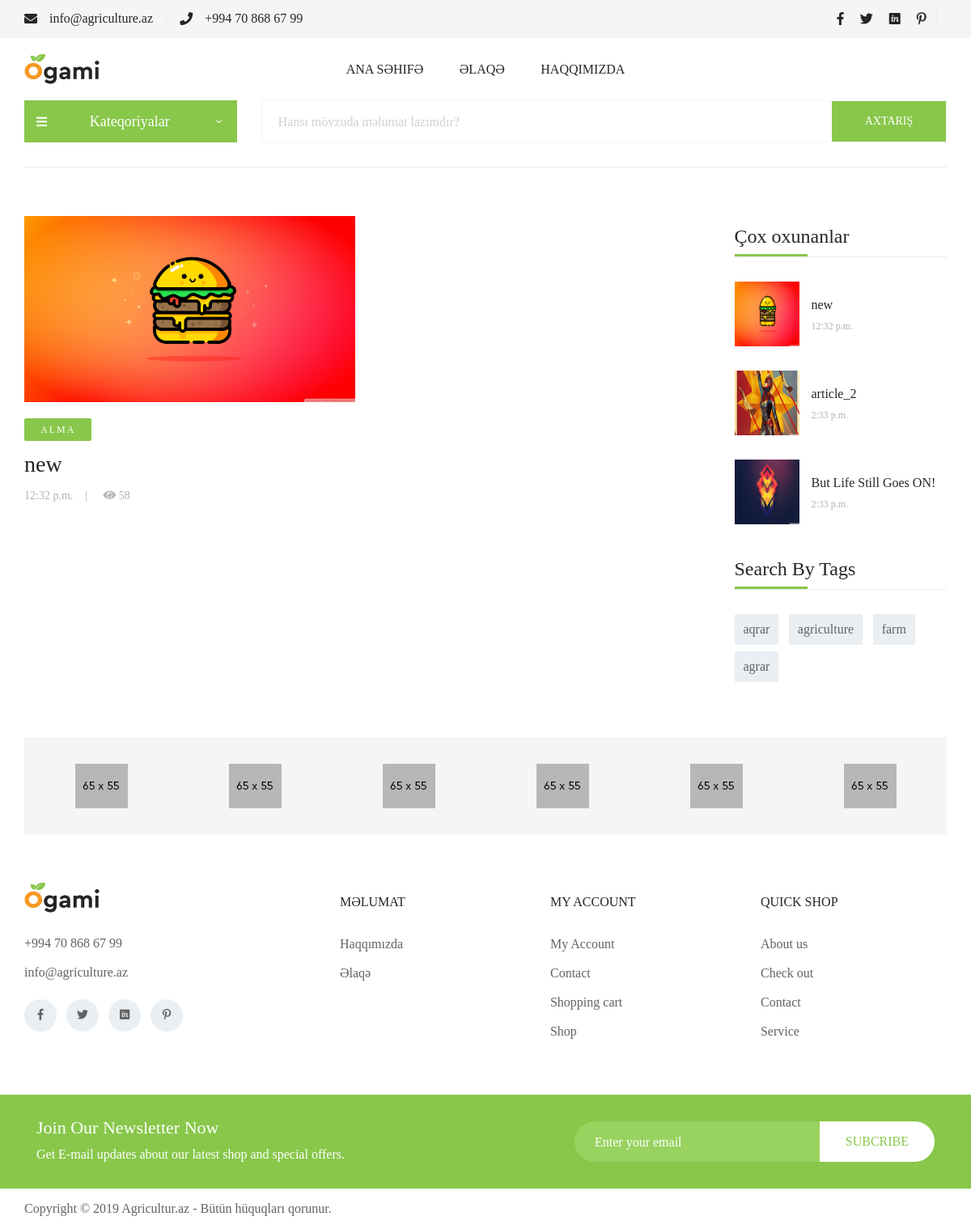
Screenshot of /tags/aqrar/ with the database file from the repository.
### article/models.py (models this page shows, shortened)
class Article(models.Model):
    title = models.CharField(max_length=50, blank=False)
    category = models.ForeignKey(Category, on_delete=models.CASCADE, blank=False)
    tags = models.ManyToManyField(Tag, blank=False)
    thumbnail = models.ImageField(blank=False, upload_to='article/thumbnails')
    content = models.TextField(blank=False)
    slug = models.SlugField(unique=True, max_length=60, editable=False)
    publish_date = models.TimeField(auto_now_add=True)
    viewscounter = models.IntegerField(default=0, blank=True)
    def get_absolute_url(self):
        return reverse('article_details', args=[str(self.slug)])

class Category(models.Model):
    name = models.CharField(max_length=50, blank=False)
    slug = models.SlugField(unique=True, max_length=60, editable=False)
    thumbnail = models.ImageField(upload_to='article/thumbnails/category/', blank=False)
    def __str__(self):
        return self.name
    def get_absolute_url(self):
        return reverse('bycategory', args=[str(self.slug)])

class Tag(models.Model):
    name = models.CharField(max_length=15, blank=False)
    slug = models.SlugField(unique=True, max_length=20, editable=False)
    def get_absolute_url(self):
        return reverse('bytag', args=[str(self.slug)])

### article/views.py (the view)
# urls.py: path('tags/<str:slug>/', views.bytag, name='bytag'),
def bytag(request, slug):
    tag = get_object_or_404(Tag, slug=slug)
    tags = Tag.objects.all()
    articles_list = Article.objects.filter(tags__in=[tag])
    paginator = Paginator(articles_list, 2)
    page = request.GET.get('page')
    articles = paginator.get_page(page)
    mostviewed = Article.objects.all().order_by('-viewscounter')
    categories = Category.objects.all()
    return render(request, 'article/bytag.html', {'tag': tag, 'tags': tags, 'categories': categories, 'articles': articles, 'mostviewed': mostviewed})

### templates/article/bytag.html (shortened to what this page needs)
{% load static %}
<!DOCTYPE html>
<html lang="en">
<head>
    <link rel="stylesheet" href="{% static 'assets/css/style.css' %}">
    <link rel="stylesheet" href="{% static 'assets/css/custom_bootstrap.css' %}">
    <link rel="stylesheet" href="{% static 'assets/css/normalize.css' %}">
    <link rel="stylesheet" href="{% static 'assets/css/fontawesome.css' %}">
    <link rel="stylesheet" href="{% static 'assets/css/elegant.css' %}">
    <link rel="stylesheet" href="{% static 'assets/css/animate.css' %}">
    <link rel="stylesheet" href="{% static 'assets/css/slick.css' %}">
    <link rel="stylesheet" href="{% static 'assets/css/scroll.css' %}">
    <link rel="stylesheet" href="{% static 'assets/css/icomoon.css' %}">
    <link rel="stylesheet" href="{% static 'assets/css/jquery.fancybox.min.css' %}">
</head>
<link rel="stylesheet" href="//code.jquery.com/ui/1.12.1/themes/base/jquery-ui.css">
<body>
<div id="main">
    <header>
        <div class="header-block d-flex align-items-center">
            <div class="container">
                <div class="row">
                    <div class="col-12 col-md-6">
                        <div class="header-left d-flex flex-column flex-md-row align-items-center">
                            <p class="d-flex align-items-center"><i class="fas fa-envelope"></i>info@agriculture.az
                            </p>
                            <p class="d-flex align-items-center"><i class="fas fa-phone"></i>+994 70 868 67 99</p>
                        </div>
                    </div>
                    <div class="col-12 col-md-6">
                        <div class="header-right d-flex flex-column flex-md-row justify-content-md-end justify-content-center align-items-center">
                            <div class="social-link d-flex"><a href=""><i class="fab fa-facebook-f"> </i></a><a href=""><i
                                    class="fab fa-twitter"></i></a><a href=""><i class="fab fa-invision"> </i></a><a
                                    href=""><i class="fab fa-pinterest-p"> </i></a></div>
                        </div>
                    </div>
                </div>
            </div>
        </div>
        <nav class="navigation d-flex align-items-center">
            <div class="container">
                <div class="row">
                    <div class="col-2"><a class="logo" href="{% url 'home' %}"><img
                            src="{% static 'assets/images/logo.png' %}" alt=""></a></div>
                    <div class="col-8">
                        <div class="navgition-menu d-flex align-items-center justify-content-center">
                            <ul class="mb-0">
                                <li class="toggleable"><a class="menu-item" href="{% url 'home' %}">Ana
                                    Səhifə</a></li>
                                <li class="toggleable"><a class="menu-item" href="{% url 'contact' %}">Əlaqə</a></li>
                                <li class="toggleable"><a class="menu-item" href="about_us.html">Haqqımızda</a></li>
                            </ul>
                        </div>
                    </div>
                </div>
            </div>
        </nav>
        <div class="navigation-filter">
            <div class="container">
                <div class="row">
                    <div class="col-12 col-md-4 col-lg-4 col-xl-3 order-2 order-md-1">
                        <div class="department-menu_block">
                            <div class="department-menu d-flex justify-content-between align-items-center"><i
                                    class="fas fa-bars"></i>Kateqoriyalar<span><i
                                    class="arrow_carrot-down"></i></span></div>
                        </div>
                    </div>
                    <div class="col-12 col-md-8 col-lg-8 col-xl-9 order-1 order-md-2">
                        <div class="website-search">
                            <div class="row no-gutters">
                                <div class="col-8 col-md-8 col-lg-5 col-xl-10">
                                    <div class="search-input">
                                        <input class="no-round-input no-border" type="text"
                                               placeholder="Hansı mövzuda məlumat lazımdır?">
                                    </div>
                                </div>
                                <div class="col-4 col-md-4 col-lg-3 col-xl-2">
                                    <button class="no-round-btn">Axtarış</button>
                                </div>
                            </div>
                        </div>
                    </div>
                </div>
            </div>
        </div>
    </header>
    <div class="ogami-breadcrumb">
        <div class="container">
            <ul>
            </ul>
        </div>
    </div>
    <div class="blog-layout">
        <div class="container">
            <div class="row">
                <div class="col-12 col-xl-9">
                    <div class="blog-grid">
                        <div class="row">
                            {% for article in articles %}
                                <div class="col-md-6">
                                    <div class="blog-block">
                                        <div class="blog-img"><a href="{{ article.get_absolute_url }}"><img
                                                src="{{ article.thumbnail.url }}" alt="blog image"></a></div>
                                        <div class="blog-text">
                                            <h5 class="blog-tag">{{ article.category }}</h5><br><a class="blog-title"
                                                                                                   href="{{ article.get_absolute_url }}">{{ article.title }}</a>
                                            <div class="blog-credit">
                                                <p class="credit date">{{ article.publish_date }}</p>
                                                <p class="credit comment"><i
                                                        class="fas fa-eye"></i> {{ article.viewscounter }}</p>
                                            </div>
                                        </div>
                                    </div>
                                </div>
                            {% endfor %}
                        </div>
                    </div>
                </div>
                <div class="col-xl-3">
                    <div class="blog-sidebar">
                        <div class="blog-sidebar_recent-post">
                            <div class="recent-post_top mini-tab-title underline">
                                <h2 class="title">Çox oxunanlar</h2>
                            </div>
                            <div class="recent-post_bottom">
                                {% for article in mostviewed|slice:3 %}
                                    <div class="mini-post_block">
                                        <div class="mini-post_img"><a href="{{ article.get_absolute_url }}"><img
                                                src="{{ article.thumbnail.url }}" alt="blog image"></a></div>
                                        <div class="mini-post_text"><a
                                                href="{{ article.get_absolute_url }}">{{ article.title }}</a>
                                            <h5>{{ article.publish_date }}</h5>
                                        </div>
                                    </div>
                                {% endfor %}
                            </div>
                        </div>
                        <div class="blog-sidebar_tags">
                            <div class="tags_top mini-tab-title underline">
                                <h2 class="title">Search By Tags</h2>
                            </div>
                            <div class="tags_bottom">
                                {% for tag in tags %}
                                    <a class="tag-btn" href="{{ tag.get_absolute_url }}">{{ tag.name }}</a>
                                {% endfor %}
                            </div>
                        </div>
                    </div>
                </div>
            </div>
        </div>
    </div>
    <div class="partner">
        <div class="container">
            <div class="partner_block d-flex justify-content-between" data-slick="{&quot;slidesToShow&quot;: 6}">
                <div class="partner--logo" href=""><a href="#"><img
                        src="{% static 'assets/images/partner/partner_01.png' %}"
                        alt="partner logo"></a></div>
                <div class="partner--logo" href=""><a href="#"><img
                        src="{% static 'assets/images/partner/partner_02.png' %}"
                        alt="partner logo"></a></div>
                <div class="partner--logo" href=""><a href="#"><img
                        src="{% static 'assets/images/partner/partner_01.png' %}"
                        alt="partner logo"></a></div>
                <div class="partner--logo" href=""><a href="#"><img
                        src="{% static 'assets/images/partner/partner_02.png' %}"
                        alt="partner logo"></a></div>
                <div class="partner--logo" href=""><a href="#"><img
                        src="{% static 'assets/images/partner/partner_01.png' %}"
                        alt="partner logo"></a></div>
                <div class="partner--logo" href=""><a href="#"><img
                        src="{% static 'assets/images/partner/partner_02.png' %}" alt="partner logo"></a></div>
            </div>
        </div>
    </div>
    <footer>
        <div class="container">
            <div class="row">
                <div class="col-12 col-sm-12 col-md-4 text-sm-center text-md-left">
                    <div class="footer-logo"><img src="{% static 'assets/images/logo.png' %}" alt=""></div>
                    <div class="footer-contact">
                        <p>+994 70 868 67 99</p>
                        <p>info@agriculture.az</p>
                    </div>
                    <div class="footer-social"><a class="round-icon-btn" href=""><i
                            class="fab fa-facebook-f"> </i></a><a class="round-icon-btn" href=""><i
                            class="fab fa-twitter"></i></a><a class="round-icon-btn" href=""><i
                            class="fab fa-invision"> </i></a><a class="round-icon-btn" href=""><i
                            class="fab fa-pinterest-p"></i></a></div>
                </div>
                <div class="col-md-8">
                    <div class="row">
                        <div class="col-12 col-sm-4 text-sm-center text-md-left">
                            <div class="footer-quicklink">
                                <h5>Məlumat</h5><a href="about_us.html">Haqqımızda</a><a href="{% url 'contact' %}">Əlaqə</a>
                            </div>
                        </div>
                        <div class="col-12 col-sm-4 text-sm-center text-md-left">
                            <div class="footer-quicklink">
                                <h5>My Account</h5><a href="login.html">My Account</a><a href="contact.html">Contact</a><a
                                    href="shop_cart.html">Shopping cart</a><a href="shop_grid+list_3col.html">Shop</a>
                            </div>
                        </div>
                        <div class="col-12 col-sm-4 text-sm-center text-md-left">
                            <div class="footer-quicklink">
                                <h5>Quick Shop</h5><a href="about_us.html">About us</a><a href="checkout.html">Check
                                out</a><a href="contact.html">Contact</a><a href="about_us.html">Service</a>
                            </div>
                        </div>
                    </div>
                </div>
            </div>
        </div>
        <div class="newletter">
            <div class="container">
                <div class="row justify-content-between align-items-center">
                    <div class="col-12 col-md-7">
                        <div class="newletter_text text-center text-md-left">
                            <h5>Join Our Newsletter Now</h5>
                            <p>Get E-mail updates about our latest shop and special offers.</p>
                        </div>
                    </div>
                    <div class="col-12 col-md-5">
                        <div class="newletter_input">
                            <input class="round-input" type="text" placeholder="Enter your email">
                            <button>Subcribe</button>
                        </div>
                    </div>
                </div>
            </div>
        </div>
        <div class="footer-credit">
            <div class="container">
                <div class="footer-creadit_block d-flex flex-column flex-md-row justify-content-start justify-content-md-between align-items-baseline align-items-md-center">
                    <p class="author">Copyright © 2019 Agricultur.az - Bütün hüquqları qorunur.</p>
                </div>
            </div>
        </div>
    </footer>
</div>
</body>
</html>

### rows the page displays
Article: thumbnail (picture), category "ALMA", title "new", publish_date "12:32 p.m.", viewscounter "58"
Article: thumbnail (picture), title "article_2", publish_date "2:33 p.m."
Article: thumbnail (picture), title "But Life Still Goes ON!", publish_date "2:33 p.m."
Tag: name "aqrar"
Tag: name "agriculture"
Tag: name "farm"
Tag: name "agrar"
